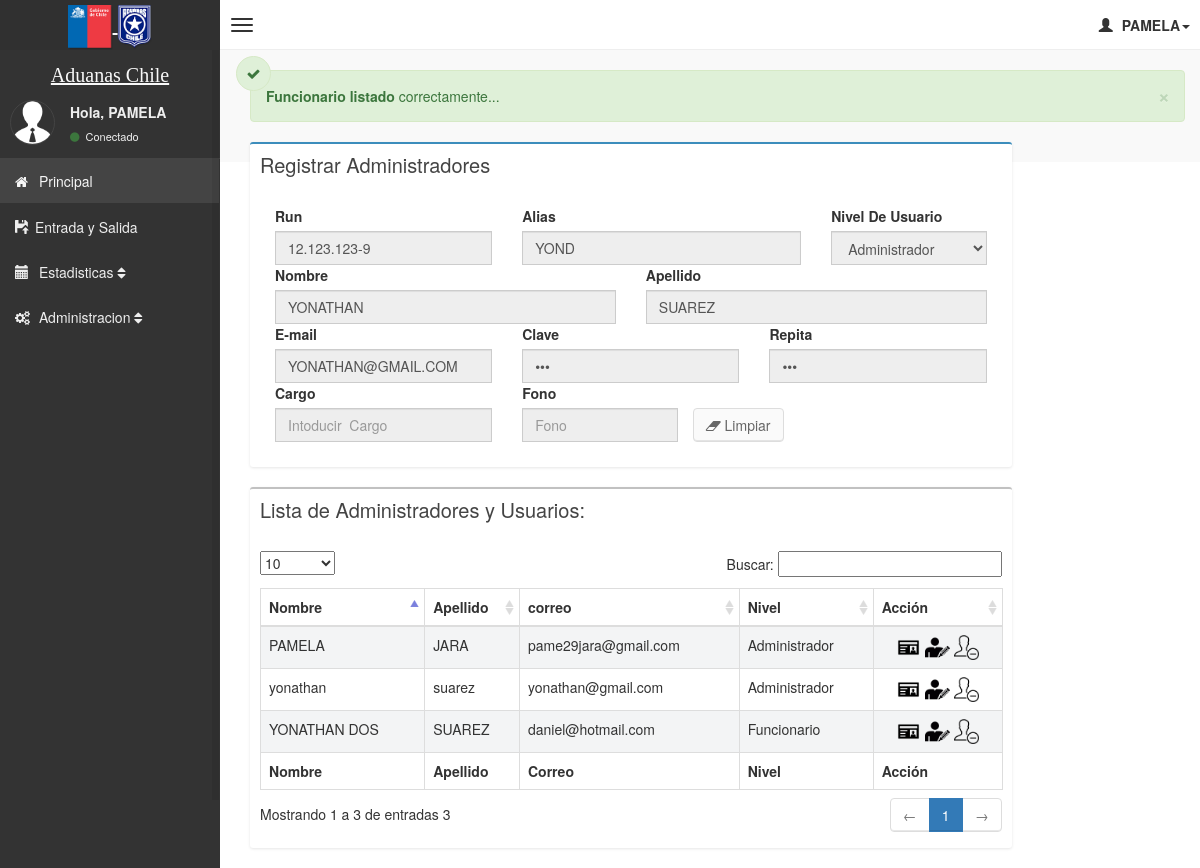
Page /index.php?mod=registroadmin&action=ver&codigo=12123123 (signed in) on the committed database.
### tables this page shows
CREATE TABLE `funcionario` (
  `rut` int(11) NOT NULL,
  `alias` varchar(50) NOT NULL,
  `correo` varchar(50) NOT NULL,
  `pass` varchar(100) NOT NULL,
  `nombre` varchar(30) NOT NULL,
  `apellido` varchar(30) NOT NULL,
  `nive_usua` tinyint(1) NOT NULL COMMENT '1->admin \n2->otro',
  `fono` int(11) DEFAULT NULL,
  `cargo` varchar(45) DEFAULT NULL,
  PRIMARY KEY (`rut`),
  UNIQUE KEY `correo_UNIQUE` (`correo`)
);

### inc/config.php (called while the page is built)
<?php
$config = array(
	"titulo"=>"Aduana",
	"subtitulo"=>"Inicio",
	"url"=>"http://{$_SERVER['HTTP_HOST']}/aduana/",
	"charset"=>"utf-8",
	"friendlyurls"=>false,
	"emailadmin"=>"",
	"emailenvios"=>"",
	"nombreenvios"=>"aduana",
	"servidor"=>"localhost",
	"basedatos"=>"aduana",
	"usuario"=>"root",
	"pass"=>"1212",
	"googleanalytics"=>false,
	"googlesiteverification"=>false,
	"mssiteverification"=>false
	); ?>

### inc/functionBD.php (called while the page is built, shortened)
<?php
class GestarBD{
	private $conect;
	private $base_datos;
	private $servidor;
	private $usuario;
	private $pass;
	function __construct()
	{
		include 'config.php';
		$this->servidor = $config['servidor'];
		$this->usuario = $config['usuario'];
		$this->pass = $config['pass'];
		$this->base_datos = $config['basedatos'];
	}
	private function conectar_base_datos() {
		if (! $this->conect = mysqli_connect($this->servidor,$this->usuario,$this->pass, $this->base_datos)) {
				echo "Error al conectar";
				exit();
			}
				mysqli_set_charset( $this->conect , 'utf8');
				return false;
	}
	public function consulta($consulta)
	{
		$this->consulta = mysqli_query($this->conect, $consulta);
	}
	public function mostrar_registros()
	{
		if ($row = mysqli_fetch_array($this->consulta)) {
			return $row;
		} else {
			return false;
		}
	}
	public function numeroFilas()
	{
		if ($fila = mysqli_num_rows($this->consulta)) {
			$num_rows = $fila;
			return $num_rows;
		}else{
			return false;
		}
	}
}

### index.php (called while the page is built, shortened)
<?php
$bd = new GestarBD;
include 'inc/head.php';
include 'inc/header.php';
include 'inc/left_sidebar.php';
include 'inc/right_side.php';
include 'inc/opciones.php';
include 'inc/finhtml.php';

### pages/registroadmin.php (the view, shortened to what this page needs)
<?php
require ('validarnum.php');
$rut="";
$alias="";
$nombre="";
$apellido="";
$correo="";
$cargo="";
$fono="";
$clave="";
$repite="";
$readonly="";
function digitoVerificador($_rol) {
    $factor = 2;
    $suma = 0;
    for($i = strlen($_rol) - 1; $i >= 0; $i--) {
        $suma += $factor * $_rol[$i];
        $factor = $factor % 7 == 0 ? 2 : $factor + 1;
    }
    $dv = 11 - $suma % 11;
    $dv = $dv == 11 ? 0 : ($dv == 10 ? "K" : $dv);
    return number_format($_rol,0,",","."). "-" . $dv;
}
if( isset($_GET["mod"])){
    $codigo =$_GET["codigo"];
    $sql="select * from funcionario where rut='$codigo'";
        $cs=$bd->consulta($sql);
        if($bd->numeroFilas($cs)==0 && isset($_GET["action"])){
            echo '<div class="alert alert-danger alert-dismissable">
                    <i class="fa fa-check"></i>
                    <button type="button" class="close" data-dismiss="alert" aria-hidden="true">&times;</button>
                    <b>Bien!</b>No existe el Funcioanario consulado...
                    </div>';
            }else{
                    while ($fila=$bd->mostrar_registros()) {
                            $rut=  $fila["rut"];
                            $alias=strtoupper($fila["alias"]);
                            $nombre= strtoupper($fila["nombre"]);
                            $apellido=strtoupper($fila["apellido"]);
                            $correo=strtoupper($fila["correo"]);
                            $cargo=strtoupper($fila["cargo"]);
                            $fono=$fila["fono"];
                            $clave=$fila["pass"];
                            $repite=$fila["pass"];
                    }
                if($_GET["action"]== "ver"){
                                echo '<div class="alert alert-success alert-dismissable">
                                            <i class="fa fa-check"></i>
                                            <button type="button" class="close" data-dismiss="alert" aria-hidden="true">&times;</button>
                                            <b>Funcionario listado</b> correctamente...
                                        </div>';
                        $readonly="disabled";
                } else if($_GET["action"] == "eliminar"){
                                 echo '<div class="alert alert-success alert-dismissable">
                                            <i class="fa fa-check"></i>
                                            <button type="button" class="close" data-dismiss="alert" aria-hidden="true">&times;</button>
                                            <b>Funcionario listado</b> ...
                                        </div>';
                        $readonly="readonly";
                }else if($_GET["action"] == "editar"){
                                 echo '<div class="alert alert-success alert-dismissable">
                                            <i class="fa fa-check"></i>
                                            <button type="button" class="close" data-dismiss="alert" aria-hidden="true">&times;</button>
                                            <b>Funcionario listado</b> modifique información ...
                                        </div>';
                        $readonly="";
                }
            }
}
?>
<div class="col-md-10">
    <div class="box box-primary">
        <div class="box-header">
            <h3 class="box-title">Registrar Administradores</h3>
        </div>
        <form role="form"  name="fe" action="?mod=registroadmin" method="post">
            <div class="box-body">
                <div class="form-group">
                    <div class="col-md-4">
                        <label for="run">Run</label>
                        <?php
                             if($rut==""){
                                 $rut="";
                                 }
                                 else {
                            $rut =  digitoVerificador($rut);
                        }
                        ?>
                        <input required  <?php echo $readonly;?> type="text"  type="tex" name="run" class="form-control" value="<?php echo $rut; ?>" id="run" placeholder="Intoducir el R.U.N">
                    </div>
                    <div class="col-md-5">
                        <label for="alias">Alias</label>
                        <input required <?php echo $readonly;?> onkeypress="return caracteres(event)" onblur="this.value=this.value.toUpperCase();" type="text" name="alias" id="alias" class="form-control" value="<?php echo $alias ?>"  placeholder="Intoducir el Alias">
                    </div>
                    <div class="col-md-3">
                        <label for="nivel">Nivel De Usuario</label>
                        <?php
                        $selectAdministrador="selected";
                        ?>
                        <select required class="form-control" name='nivel' id='nivel' <?php echo $readonly;?>>
                            <option  value="1" <?php echo $selectAdministrador; ?>>Administrador</option>
                        </select>
                    </div>
                    <div class="col-md-6">
                        <label for="nombre">Nombre</label>
                        <input required <?php echo $readonly;?> onkeypress="return caracteres(event)" onblur="this.value=this.value.toUpperCase();" type="text" name="nombre" id="nombre" class="form-control" value="<?php echo $nombre ?>"  placeholder="Intoducir el Nombre">
                    </div>
                    <div class="col-md-6">
                        <label for="apellido">Apellido</label>
                        <input required <?php echo $readonly;?> onkeypress="return caracteres(event)" onblur="this.value=this.value.toUpperCase();" type="tex" name="apellido" id="apellido" class="form-control" value="<?php echo $apellido ?>" placeholder="Introducir Apellido">
                    </div>
                    <div class="col-md-4">
                        <label for="correo">E-mail</label>
                        <input  required <?php echo $readonly;?> type="email" name="correo" id="correo" class="form-control" value="<?php echo $correo ?>"  placeholder="Correo">
                    </div>
                    <div class="col-md-4">
                        <label for="clave">Clave</label>
                        <input   required <?php echo $readonly;?> type="password" name="clave" class="form-control" value="<?php echo $clave ?>" id="clave" placeholder="Contraseña">
                    </div>
                    <div class="col-md-4">
                        <label for="repite">Repita</label>
                        <input   required <?php echo $readonly;?> type="password" name="repite" id="repite" class="form-control" value="<?php echo $repite ?>" placeholder="Contraseña">
                    </div>
                    <div class="col-md-4">
                        <label for="cargo">Cargo</label>
                        <input required <?php echo $readonly;?> onkeypress="return caracteres(event)" onblur="this.value=this.value.toUpperCase();" type="text" name="cargo" id="cargo" class="form-control" value="<?php echo $cargo ?>"  placeholder="Intoducir  Cargo">
                    </div>
                    <div class="col-md-3">
                        <label for="fono">Fono</label>
                        <input required <?php echo $readonly;?> type="phone" name="fono" id="fono" class="form-control" value="<?php echo $fono ?>" placeholder="Fono">
                    </div>
                    <div>
                        <label for="guardar"> &nbsp;&nbsp; </label><br>
                        <a href="?mod=registroadmin" class="btn btn-default"><i class="fa fa-eraser"></i> Limpiar</a>
                    </div>
                </div>
            </div>
        </form>
    </div>
<div class="row">
    <div class="col-xs-12">
        <div class="box">
            <div class="box-header">
                <h3 class="box-title">Lista de Administradores y Usuarios:</h3>
            </div>
            <div class="box-body table-responsive">
                <table id="example1" class="table table-bordered table-striped">
                    <thead>
                        <tr>
                            <th>Nombre</th>
                            <th>Apellido</th>
                            <th>correo</th>
                            <th>Nivel</th>
                            <th>Acción</th>
                        </tr>
                    </thead>
                    <tbody>
                    <?php
                    if($tipo2==1){
                        $consulta="SELECT  rut, alias, correo, nombre, apellido, case nive_usua when 1 then 'Administrador' else 'Funcionario' end as nive_usua, fono, cargo FROM funcionario ORDER BY rut ASC ";
                        $bd->consulta($consulta);
                        while ($fila=$bd->mostrar_registros()) {
                                echo "<tr>
                                <td>$fila[nombre]</td>
                                <td> $fila[apellido] </td>
                                <td>$fila[correo]</td>
                                <td>$fila[nive_usua]</td>
                                <td>
                                    <center>
                                        <a href=?mod=registroadmin&action=ver&codigo=".$fila["rut"].">
                                            <img src='./img/consul.png' width='25' alt='Edicion' title=' CONSULTAR ".$fila["nombre"]."'>
                                        </a>
                                        <a href=?mod=registroadmin&action=editar&codigo=".$fila["rut"].">
                                            <img src='./img/editar.png' width='25' alt='Edicion' title='EDITAR LOS DATOS DE ".$fila["nombre"]."'>
                                        </a>
                                        <a href=?mod=registroadmin&action=eliminar&codigo=".$fila["rut"].">
                                            <img src='./img/elimina.png'  width='25' alt='Edicion' title='ELIMINAR A   ".$fila["nombre"]."'>
                                        </a>
                                    </center>
                                </td>
                                </tr>";
                                }
                            }
                        ?>
                    </tbody>
                    <tfoot>
                        <tr>
                            <th>Nombre</th>
                            <th>Apellido</th>
                            <th>Correo</th>
                            <th>Nivel</th>
                            <th>Acción</th>
                        </tr>
                    </tfoot>
                </table>
            </div>
        </div>
    </div>

### rows in the picture
funcionario: run "12.123.123-9", alias "YOND", nombre "YONATHAN", apellido "SUAREZ", correo "YONATHAN@GMAIL.COM", nombre "yonathan", apellido "suarez", correo "yonathan@gmail.com", fila "Administrador"
funcionario: nombre "YONATHAN DOS", apellido "SUAREZ", correo "daniel@hotmail.com", fila "Funcionario"
funcionario: nombre "PAMELA", apellido "JARA", correo "pame29jara@gmail.com", fila "Administrador"

### other values in the picture
$_SESSION['dondequeda_nombre'] "PAMELA"
